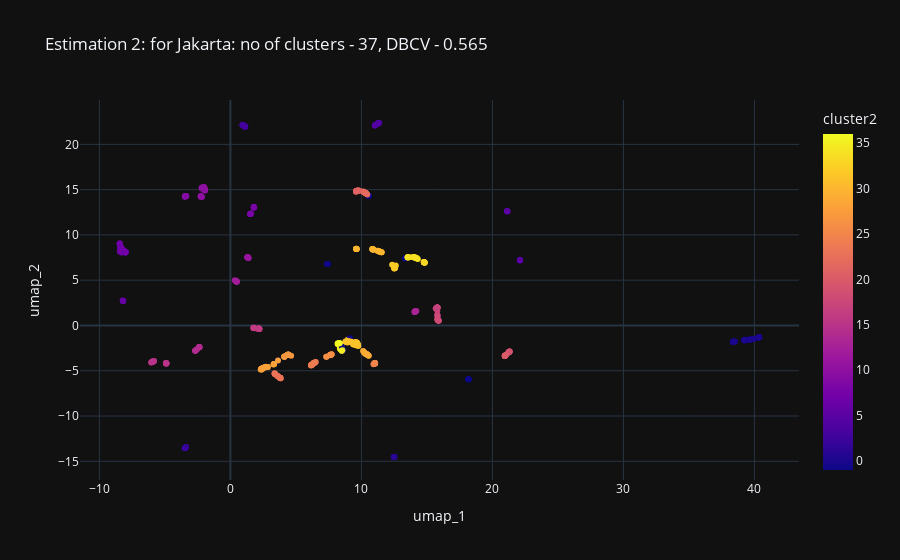

Write notebook code for a chart like this one.
### Code cell
px.scatter(indonesia_train_umap_df, x="umap_1", y="umap_2", color = "cluster2",  template = "plotly_dark", title = "Estimation 2: for Jakarta: no of clusters - 37, DBCV - 0.565")

### Figure 1 — Plotly figure (JSON) as saved in the notebook; plotly's stock layout.template omitted (floating-point values rounded to 4 significant figures; data arrays with more than 128 entries replaced by an {"elided": "..."} marker saying what was removed)
{"data": [{"hovertemplate": "umap_1=%{x}<br>umap_2=%{y}<br>cluster2=%{marker.color}<extra></extra>", "legendgroup": "", "marker": {"color": {"elided": "648 int values"}, "coloraxis": "coloraxis", "symbol": "circle"}, "mode": "markers", "name": "", "orientation": "v", "showlegend": false, "type": "scatter", "x": {"elided": "648 float values"}, "xaxis": "x", "y": {"elided": "648 float values"}, "yaxis": "y"}], "layout": {"coloraxis": {"colorbar": {"title": {"text": "cluster2"}}, "colorscale": [[0, "#0d0887"], [0.1111, "#46039f"], [0.2222, "#7201a8"], [0.3333, "#9c179e"], [0.4444, "#bd3786"], [0.5556, "#d8576b"], [0.6667, "#ed7953"], [0.7778, "#fb9f3a"], [0.8889, "#fdca26"], [1, "#f0f921"]]}, "legend": {"tracegroupgap": 0}, "title": {"text": "Estimation 2: for Jakarta: no of clusters - 37, DBCV - 0.565"}, "xaxis": {"anchor": "y", "domain": [0, 1], "title": {"text": "umap_1"}}, "yaxis": {"anchor": "x", "domain": [0, 1], "title": {"text": "umap_2"}}}}
